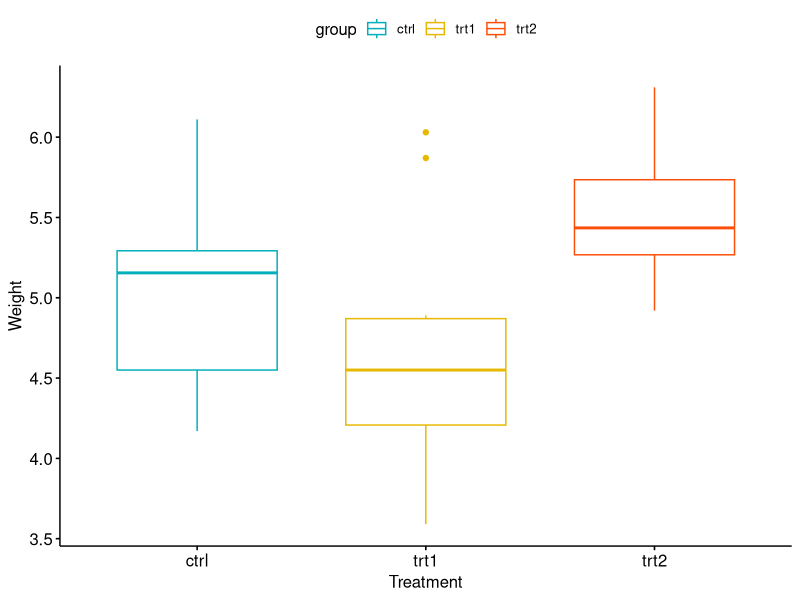

Source code (R):
data <- PlantGrowth

levels(data$group)

head(data)
data$group <- ordered(data$group,
                      levels = c("ctrl", "trt1", "trt2"))
head(data)# The weights are still not ordered. 

library(dplyr)
group_by(data, group) %>%
  summarise(
    count = n(),
    mean = mean(weight, na.rm = TRUE),
    sd = sd(weight, na.rm = TRUE),
    median = median(weight, na.rm = TRUE),
    IQR = IQR(weight, na.rm = TRUE)
  )


library("ggpubr")
ggboxplot(data, x = "group", y = "weight",
          color = "group", palette = c("#00AFBB", "#E7B800", "#FC4E07"),
          order = c("ctrl", "trt1", "trt2"),
          ylab = "Weight", xlab = "Treatment")

# Using \alpha =.5

# Kruscal tests if there are signnifcant differences between the 
# groups. 
kruskal.test(weight ~ group, data = data)

# We can conclude that there are significant differences between 
# the treatment groups because the p-value is less than the 
# significance criterion of 0.05.


# Now let's take a more focused approach 

### Wilcoxon Tests
# tests if there are differences between two dependent samples (groups)
# Is the non-parametric counterpart to the t-test for dependent samples
# Both of these non-parametric samples do not require normality. 


# Wilcoxon looks at the difference of ranks. 
pairwise.wilcox.test(PlantGrowth$weight, PlantGrowth$group,
                     p.adjust.method = "BH")


